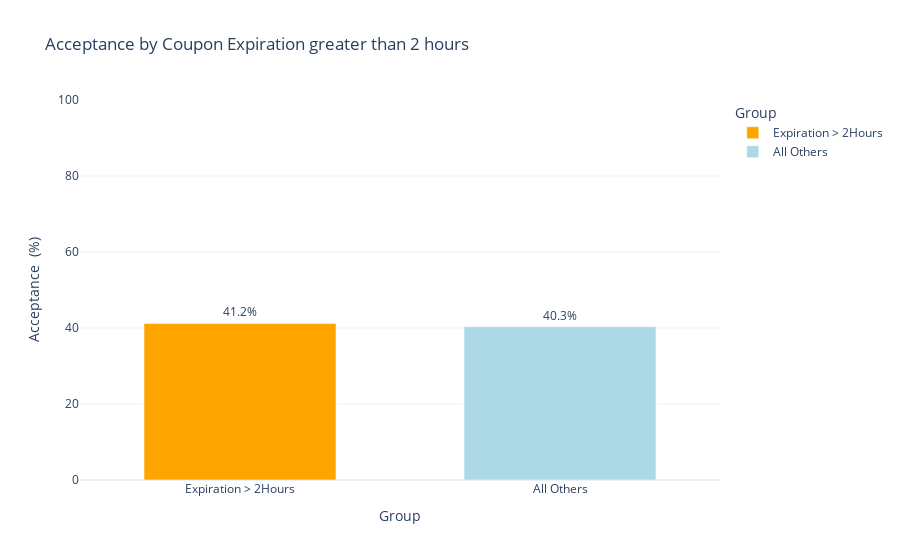

Here is the notebook cell this chart was saved with:
### Code cell
# use plotly 
# Define groupings
expiration = ['1d']

# Define Selection Group
group1 = bardata[
    (
        (bardata['expiration'].isin(expiration)) 
    )
    
]

# Group 2: all others
group2 = bardata[~bardata.index.isin(group1.index)]

# Calculate acceptance rates
rate1 = group1['Y'].mean() * 100
rate2 = group2['Y'].mean() * 100

# Prepare data 
plot_df = pd.DataFrame({
    'Group': ['Expiration > 2Hours', 'All Others'],
    'Acceptance Rate': [rate1, rate2]
})

# Create Plotly bar chart
fig = px.bar(
    plot_df,
    x='Group',
    y='Acceptance Rate',
    text='Acceptance Rate',
    color='Group',
    color_discrete_sequence=['orange', 'lightblue'],
    title=(

        " Acceptance by Coupon Expiration greater than 2 hours<br>"
    )
)

fig.update_traces(texttemplate='%{text:.1f}%', textposition='outside')
fig.update_layout(
    yaxis_title='Acceptance  (%)',
    yaxis_range=[0, 100],
    uniformtext_minsize=8,
    uniformtext_mode='hide',
    bargap=0.4,
    template='plotly_white'
)

fig.show()

### Figure 1 — Plotly figure (JSON) as saved in the notebook; plotly's stock layout.template omitted (floating-point values rounded to 4 significant figures)
{"data": [{"alignmentgroup": "True", "hovertemplate": "Group=%{x}<br>Acceptance Rate=%{text}<extra></extra>", "legendgroup": "Expiration > 2Hours", "marker": {"color": "orange", "pattern": {"shape": ""}}, "name": "Expiration > 2Hours", "offsetgroup": "Expiration > 2Hours", "orientation": "v", "showlegend": true, "text": [41.2], "textposition": "outside", "texttemplate": "%{text:.1f}%", "type": "bar", "x": ["Expiration > 2Hours"], "xaxis": "x", "y": [41.2], "yaxis": "y"}, {"alignmentgroup": "True", "hovertemplate": "Group=%{x}<br>Acceptance Rate=%{text}<extra></extra>", "legendgroup": "All Others", "marker": {"color": "lightblue", "pattern": {"shape": ""}}, "name": "All Others", "offsetgroup": "All Others", "orientation": "v", "showlegend": true, "text": [40.35], "textposition": "outside", "texttemplate": "%{text:.1f}%", "type": "bar", "x": ["All Others"], "xaxis": "x", "y": [40.35], "yaxis": "y"}], "layout": {"bargap": 0.4, "barmode": "relative", "legend": {"title": {"text": "Group"}, "tracegroupgap": 0}, "title": {"text": " Acceptance by Coupon Expiration greater than 2 hours<br>"}, "uniformtext": {"minsize": 8, "mode": "hide"}, "xaxis": {"anchor": "y", "categoryarray": ["Expiration > 2Hours", "All Others"], "categoryorder": "array", "domain": [0, 1], "title": {"text": "Group"}}, "yaxis": {"anchor": "x", "domain": [0, 1], "range": [0, 100], "title": {"text": "Acceptance  (%)"}}}}
